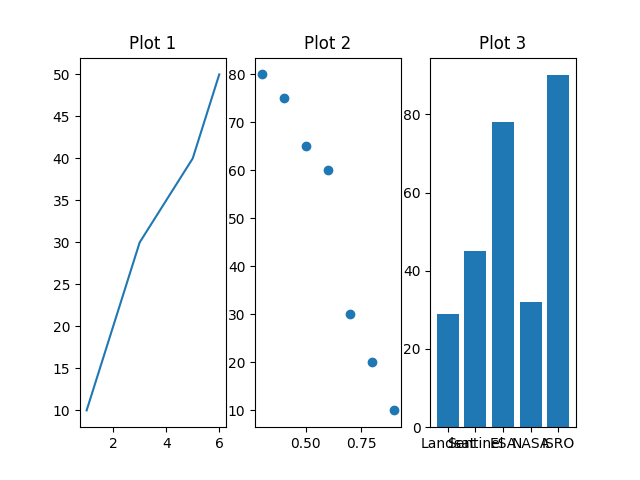

The Python source for this figure:
import matplotlib.pyplot as plt


fig, axes=plt.subplots(1,3) # subplots is important - donot use subplot
                               # axes is just a name 
x1=[1,2,3,5,6]
y1=[10,20,30,40,50]

x2 = [0.3, 0.6, 0.8, 0.4, 0.9, 0.5, 0.7]
y2 = [80, 60, 20, 75, 10, 65, 30]

y3=[29,45,78,32,90]
x3=["Landsat","Sentinel","ESA","NASA","ISRO"]


axes[0].plot(x1, y1)
axes[0].set_title("Plot 1")
axes[1].scatter(x2, y2)
axes[1].set_title("Plot 2")
axes[2].bar(x3, y3)
axes[2].set_title("Plot 3")

plt.savefig("05_multiple_plots.png")
